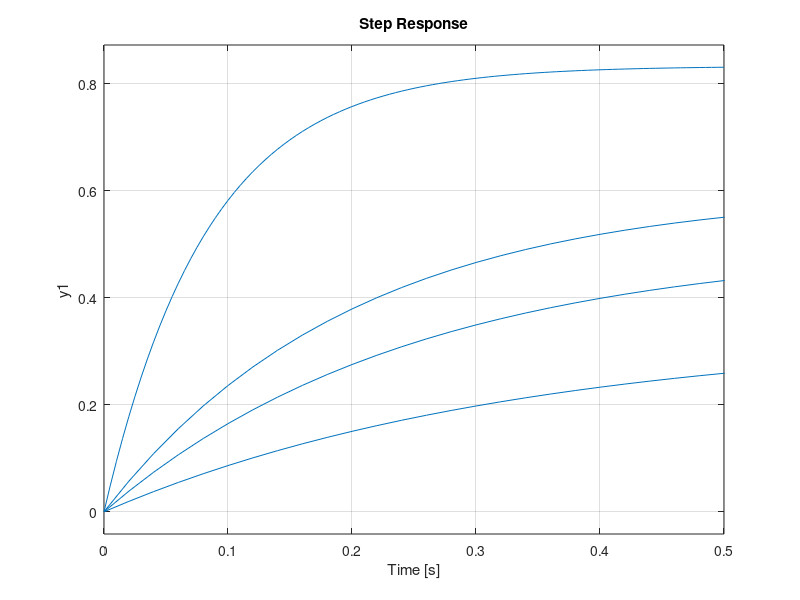

Reproduce this figure in MATLAB.
num=[1];
den=[1 3];
y=tf(num,den);
step(y);
hold on
kp=2;
num=[kp];
den=[1 2+kp];
y=tf(num,den);
step(y);
hold on
kp=3;
num=[kp];
den=[1 2+kp];
y=tf(num,den);
step(y);
hold on
kp=10;
num=[kp];
den=[1 2+kp];
y=tf(num,den);
step(y);